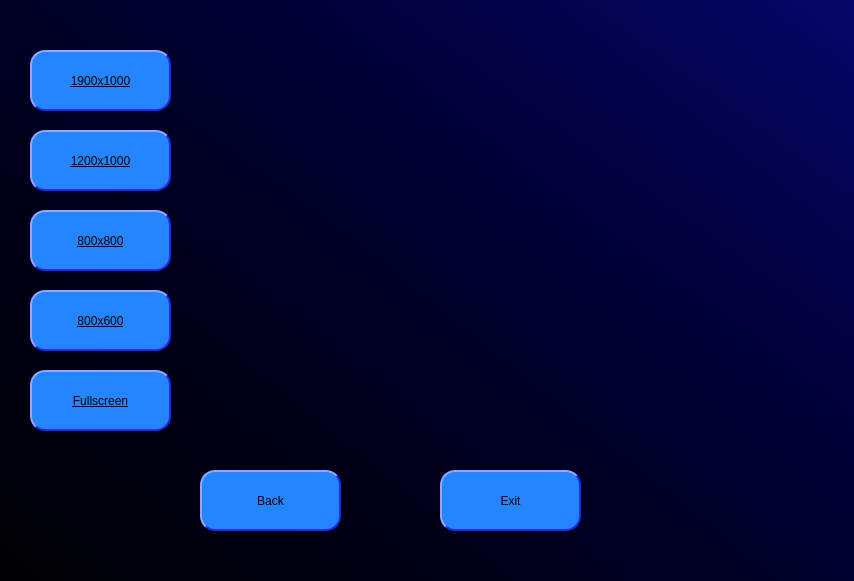
<?xml version="1.0" encoding="UTF-8"?>
<ui version="4.0">
 <class>MainWindow</class>
 <widget class="QMainWindow" name="MainWindow">
  <property name="geometry">
   <rect>
    <x>0</x>
    <y>0</y>
    <width>854</width>
    <height>581</height>
   </rect>
  </property>
  <property name="windowTitle">
   <string>MainWindow</string>
  </property>
  <property name="styleSheet">
   <string notr="true">background-color: qlineargradient(spread:pad, x1:1, y1:0.063, x2:0, y2:1, stop:0 rgba(0, 0, 105, 159), stop:1 rgba( 0,0 121, 174));</string>
  </property>
  <widget class="QWidget" name="centralwidget">
   <widget class="QLabel" name="label">
    <property name="geometry">
     <rect>
      <x>0</x>
      <y>-50</y>
      <width>911</width>
      <height>691</height>
     </rect>
    </property>
    <property name="text">
     <string/>
    </property>
    <property name="pixmap">
     <pixmap>../../../../Desktop/tron-legacy-850x562.jpg</pixmap>
    </property>
   </widget>
   <widget class="QPushButton" name="pushButton">
    <property name="geometry">
     <rect>
      <x>30</x>
      <y>50</y>
      <width>141</width>
      <height>61</height>
     </rect>
    </property>
    <property name="styleSheet">
     <string notr="true">background-color: rgb(35, 134, 255);
text-decoration: underline;
font: 8pt &quot;Old English Text MT&quot;;
border-style: outset;
border-width: 2px;
border-radius: 15px;
border-color: rgb(28, 43, 255);
padding: 4px;</string>
    </property>
    <property name="text">
     <string>1900x1000</string>
    </property>
   </widget>
   <widget class="QPushButton" name="pushButton_2">
    <property name="geometry">
     <rect>
      <x>30</x>
      <y>130</y>
      <width>141</width>
      <height>61</height>
     </rect>
    </property>
    <property name="styleSheet">
     <string notr="true">background-color: rgb(35, 134, 255);
text-decoration: underline;
font: 8pt &quot;Old English Text MT&quot;;
border-style: outset;
border-width: 2px;
border-radius: 15px;
border-color: rgb(28, 43, 255);
padding: 4px;</string>
    </property>
    <property name="text">
     <string>1200x1000</string>
    </property>
   </widget>
   <widget class="QPushButton" name="pushButton_3">
    <property name="geometry">
     <rect>
      <x>30</x>
      <y>210</y>
      <width>141</width>
      <height>61</height>
     </rect>
    </property>
    <property name="styleSheet">
     <string notr="true">background-color: rgb(35, 134, 255);
text-decoration: underline;
font: 8pt &quot;Old English Text MT&quot;;
border-style: outset;
border-width: 2px;
border-radius: 15px;
border-color: rgb(28, 43, 255);
padding: 4px;</string>
    </property>
    <property name="text">
     <string>800x800</string>
    </property>
   </widget>
   <widget class="QPushButton" name="pushButton_4">
    <property name="geometry">
     <rect>
      <x>30</x>
      <y>290</y>
      <width>141</width>
      <height>61</height>
     </rect>
    </property>
    <property name="styleSheet">
     <string notr="true">background-color: rgb(35, 134, 255);
text-decoration: underline;
font: 8pt &quot;Old English Text MT&quot;;
border-style: outset;
border-width: 2px;
border-radius: 15px;
border-color: rgb(28, 43, 255);
padding: 4px;</string>
    </property>
    <property name="text">
     <string>800x600</string>
    </property>
   </widget>
   <widget class="QPushButton" name="pushButton_5">
    <property name="geometry">
     <rect>
      <x>30</x>
      <y>370</y>
      <width>141</width>
      <height>61</height>
     </rect>
    </property>
    <property name="styleSheet">
     <string notr="true">background-color: rgb(35, 134, 255);
text-decoration: underline;
font: 12pt &quot;Agency FB&quot;;
border-style: outset;
border-width: 2px;
border-radius: 15px;
border-color: rgb(28, 43, 255);
padding: 4px;</string>
    </property>
    <property name="text">
     <string>Fullscreen</string>
    </property>
   </widget>
   <widget class="QPushButton" name="pushButton_6">
    <property name="geometry">
     <rect>
      <x>200</x>
      <y>470</y>
      <width>141</width>
      <height>61</height>
     </rect>
    </property>
    <property name="styleSheet">
     <string notr="true">background-color: rgb(35, 134, 255);
font: 12pt &quot;Agency FB&quot;;
border-style: outset;
border-width: 2px;
border-radius: 15px;
border-color: rgb(28, 43, 255);
padding: 4px;</string>
    </property>
    <property name="text">
     <string>Back</string>
    </property>
   </widget>
   <widget class="QPushButton" name="pushButton_7">
    <property name="geometry">
     <rect>
      <x>440</x>
      <y>470</y>
      <width>141</width>
      <height>61</height>
     </rect>
    </property>
    <property name="styleSheet">
     <string notr="true">background-color: rgb(35, 134, 255);
font: 12pt &quot;Agency FB&quot;;
border-style: outset;
border-width: 2px;
border-radius: 15px;
border-color: rgb(28, 43, 255);
padding: 4px;</string>
    </property>
    <property name="text">
     <string>Exit</string>
    </property>
   </widget>
  </widget>
 </widget>
 <resources/>
 <connections/>
</ui>
